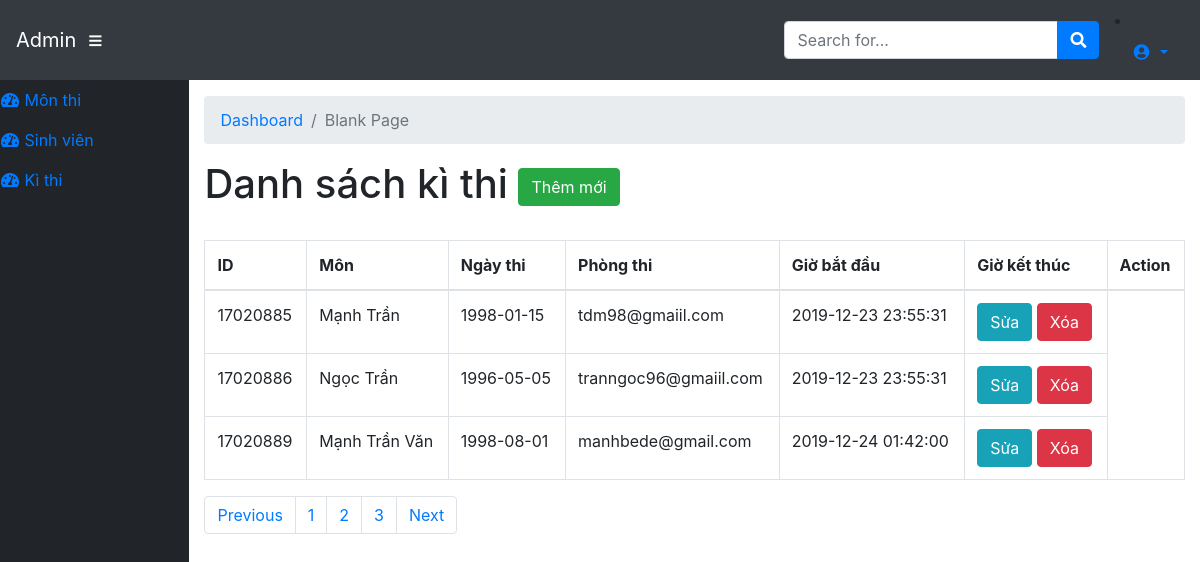
Screenshot of /admin/modules/exams/index.php (signed in) with the database file from the repository.
### tables this page shows
CREATE TABLE `students` (
  `studentid` int(11) NOT NULL,
  `firstname` varchar(45) NOT NULL,
  `lastname` varchar(45) NOT NULL,
  `dateofbirth` date NOT NULL,
  `mail` varchar(45) NOT NULL,
  `password` varchar(45) NOT NULL,
  `sex` varchar(45) NOT NULL,
  `Classname` varchar(11) NOT NULL,
  `createDate` timestamp NOT NULL DEFAULT current_timestamp()
);

### dll/Function.php (called while the page is built, shortened)
<?php
    function base_url()
    {
        return $url  = "http://localhost/web_files/official_web/";
    }
    function modules($url)
    {
        return base_url() . "admin/modules/" .$url ;
    }
 ?>

### dll/Database.php (called while the page is built, shortened)
<?php
    class Database
    {
        public $link;
        public function __construct()
        {
            $this->link = mysqli_connect("localhost","root","ngoccua2018","web_database") or die ();
            mysqli_set_charset($this->link,"utf8");
        }
         public function fetchAll($table)
        {
            $sql = "SELECT * FROM {$table} WHERE 1" ;
            $result = mysqli_query($this->link,$sql) or die("Lỗi Truy Vấn fetchAll " .mysqli_error($this->link));
            $data = [];
            if( $result)
            {
                while ($num = mysqli_fetch_assoc($result))
                {
                    $data[] = $num;
                }
            }
            return $data;
        }
    }
?>

### admin/load_database/loadData.php (called while the page is built, shortened)
<?php
	require_once __DIR__.'/../../dll/Database.php';
	require_once __DIR__.'/../../dll/Function.php';
    $db=new Database;
 ?>

### admin/modules/exams/index.php (the view, shortened to what this page needs)
<?php
    require_once __DIR__. '/../../load_database/loadData.php';
    $subject=$db->fetchAll("students");
 ?>
<?php require_once __DIR__. '/../../layouts/header.php'; ?>
    <div id="content-wrapper">
      <div class="container-fluid">
        <ol class="breadcrumb">
          <li class="breadcrumb-item">
            <a href="index.html">Dashboard</a>
          </li>
          <li class="breadcrumb-item active">Blank Page</li>
        </ol>
        <h1>Danh sách kì thi
            <a href="add.php" class="btn btn-success">Thêm mới </a>
        </h1>
        <br>
      </div>
      <div class="container-fluid">
        <table class="table table-bordered">
          <thead>
            <tr>
              <th scope="col">ID</th>
              <th scope="col">Môn   </th>
              <th scope="col">Ngày thi </th>
              <th scope="col">Phòng thi </th>
              <th scope="col">Giờ bắt đầu </th>
              <th scope="col">Giờ kết thúc </th>
              <th scope="col">Action</th>
            </tr>
          </thead>
          <tbody>
            <?php $stt=1 ;foreach ($subject as $item): ?>
                <tr>
                  <td><?php echo $item['studentid'] ?></td>
                  <td> <?php echo $item['firstname']," ", $item['lastname'] ?></td>
                  <td><?php echo $item['dateofbirth'] ?></td>
                  <td><?php echo $item['mail'] ?></td>
                  <td><?php echo $item['createDate'] ?></td>
                  <td>
                    <a class="btn btn-xs btn-info" href="edit.php?id=<?php echo $item['studentid'] ?>">Sửa</a>
                    <a class="btn btn-xs btn-danger" href="delete.php?id=<?php echo $item['studentid'] ?>">Xóa</a>
                  </td>
                </tr>
            <?php $stt++;endforeach ?>
          </tbody>
        </table>
        <div class="pull-right">
        <nav aria-label="Page navigation">
          <ul class="pagination">
            <li class="page-item"><a class="page-link" href="#">Previous</a></li>
            <li class="page-item"><a class="page-link" href="#">1</a></li>
            <li class="page-item"><a class="page-link" href="#">2</a></li>
            <li class="page-item"><a class="page-link" href="#">3</a></li>
            <li class="page-item"><a class="page-link" href="#">Next</a></li>
          </ul>
        </nav>
      </div>
      </div>
<?php require_once __DIR__. '/../../layouts/footer.php'; ?>

### admin/layouts/header.php (shortened to what this page needs)
<!DOCTYPE html>
<html lang="en">
<head>
  <link href="/web_files/official_web/bootstrap/css/all.min.css" rel="stylesheet" type="text/css">
  <link href="/web_files/official_web/bootstrap/css/dataTables.bootstrap4.css" rel="stylesheet">
  <link href="/web_files/official_web/bootstrap/css/sb-admin.css" rel="stylesheet">
</head>
<body id="page-top">
  <nav class="navbar navbar-expand navbar-dark bg-dark static-top">
    <a class="navbar-brand mr-1" href="http://localhost/web_files/official_web/admin/">Admin</a>
    <button class="btn btn-link btn-sm text-white order-1 order-sm-0" id="sidebarToggle" href="#">
      <i class="fas fa-bars"></i>
    </button>
    <form class="d-none d-md-inline-block form-inline ml-auto mr-0 mr-md-3 my-2 my-md-0">
      <div class="input-group">
        <input type="text" class="form-control" placeholder="Search for..." aria-label="Search" aria-describedby="basic-addon2">
        <div class="input-group-append">
          <button class="btn btn-primary" type="button">
            <i class="fas fa-search"></i>
          </button>
        </div>
      </div>
    </form>
      <li class="nav-item dropdown no-arrow">
        <a class="nav-link dropdown-toggle" href="#" id="userDropdown" role="button" data-toggle="dropdown" aria-haspopup="true" aria-expanded="false">
          <i class="fas fa-user-circle fa-fw"></i>
        </a>
      </li>
  </nav>
  <div id="wrapper">
    <ul class="sidebar navbar-nav">
      <li class="<?php echo isset($open) && $open =='subjects'? ' active':'' ?>">
        <a class="nav-link" href="<?php echo modules("subjects") ?>">
          <i class="fas fa-fw fa-tachometer-alt"></i>
          <span>Môn thi</span>
        </a>
      </li>
      <li class=" <?php echo isset($open) && $open =='students'? 'active':'' ?>">
        <a class="nav-link" href="<?php echo modules("students") ?>">
          <i class="fas fa-fw fa-tachometer-alt"></i>
          <span>Sinh viên </span>
        </a>
      </li>
      <li class="<?php echo isset($open) && $open =='exams'? ' active':'' ?> ">
        <a class="nav-link" href="<?php echo modules("exams") ?>">
          <i class="fas fa-fw fa-tachometer-alt"></i>
          <span>Kì thi </span>
        </a>
      </li>
    </ul>

### admin/layouts/footer.php (shortened to what this page needs)
    </div>
  </div>
</body>
</html>

### rows the page displays
students: studentid "17020885", firstname "Mạnh", lastname "Trần", dateofbirth "1998-01-15", mail "tdm98@gmaiil.com", createDate "2019-12-23 23:55:31"
students: studentid "17020886", firstname "Ngọc", lastname "Trần", dateofbirth "1996-05-05", mail "tranngoc96@gmaiil.com", createDate "2019-12-23 23:55:31"
students: studentid "17020889", firstname "Mạnh", lastname "Trần Văn", dateofbirth "1998-08-01", mail "manhbede@gmail.com", createDate "2019-12-24 01:42:00"
